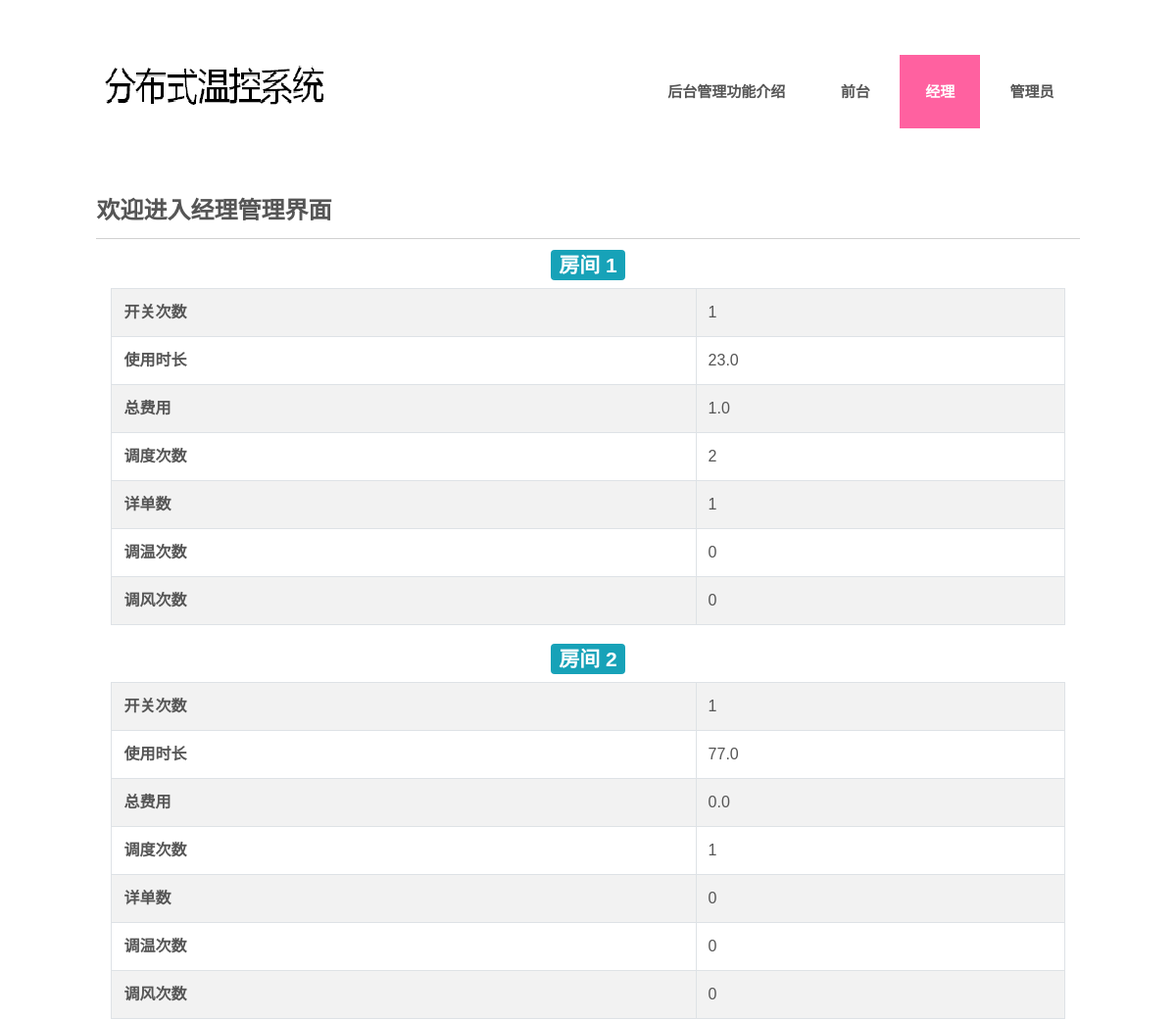
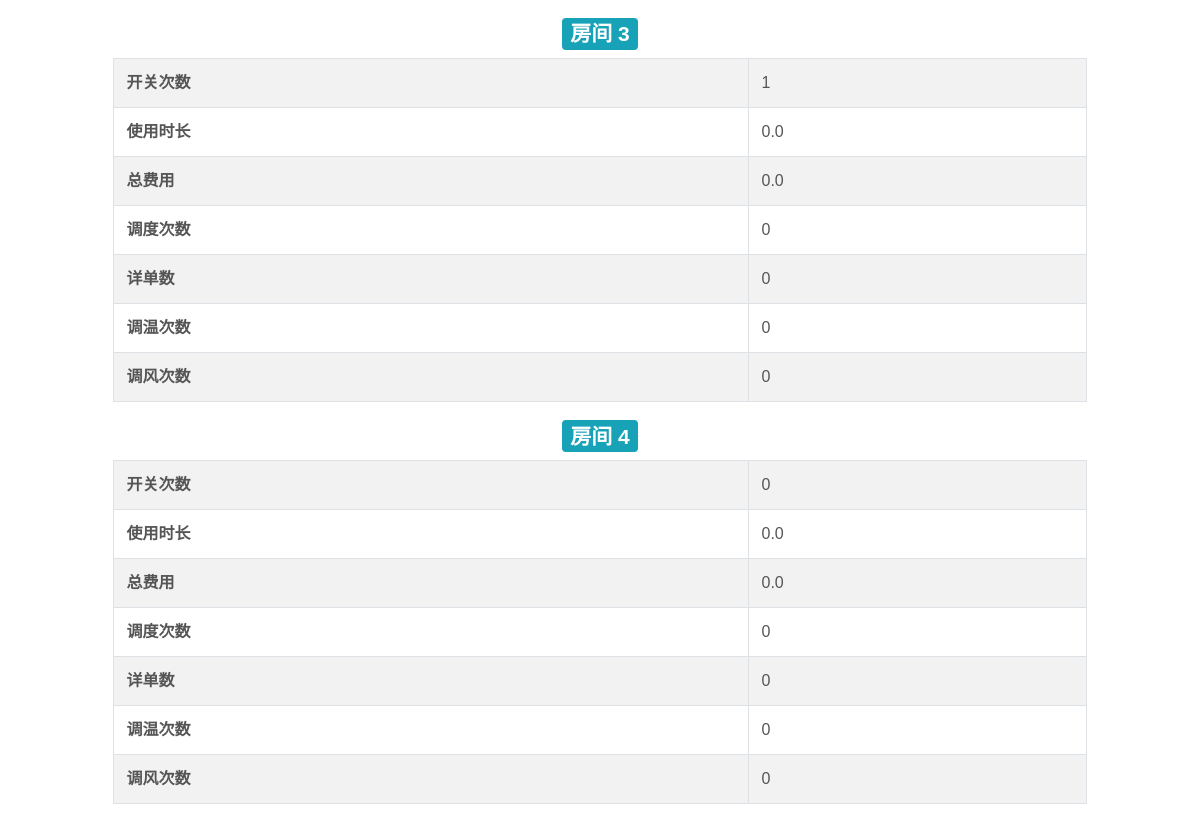
Before: /server/boss/ with the older database file (2 pictures, top to bottom).
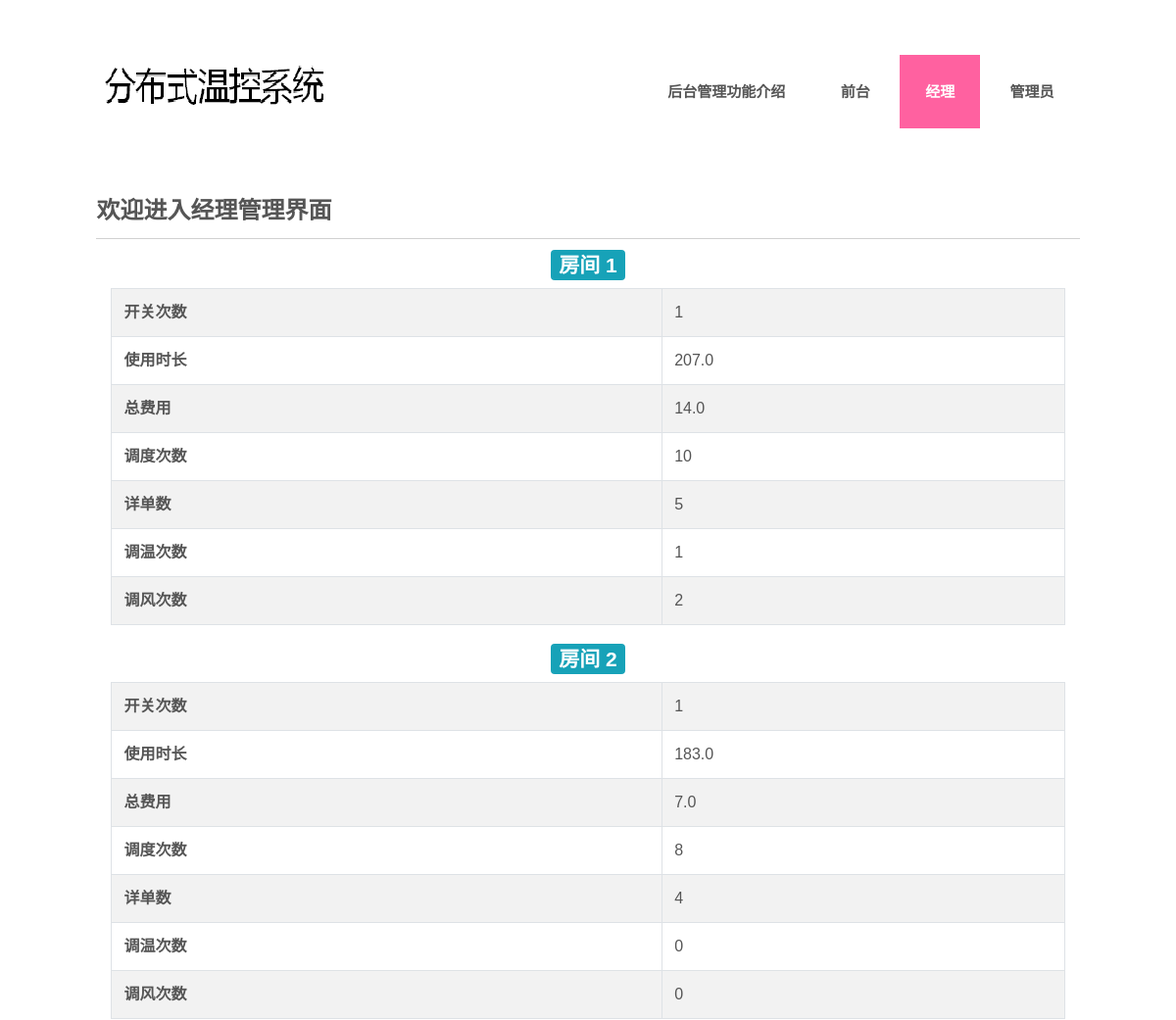
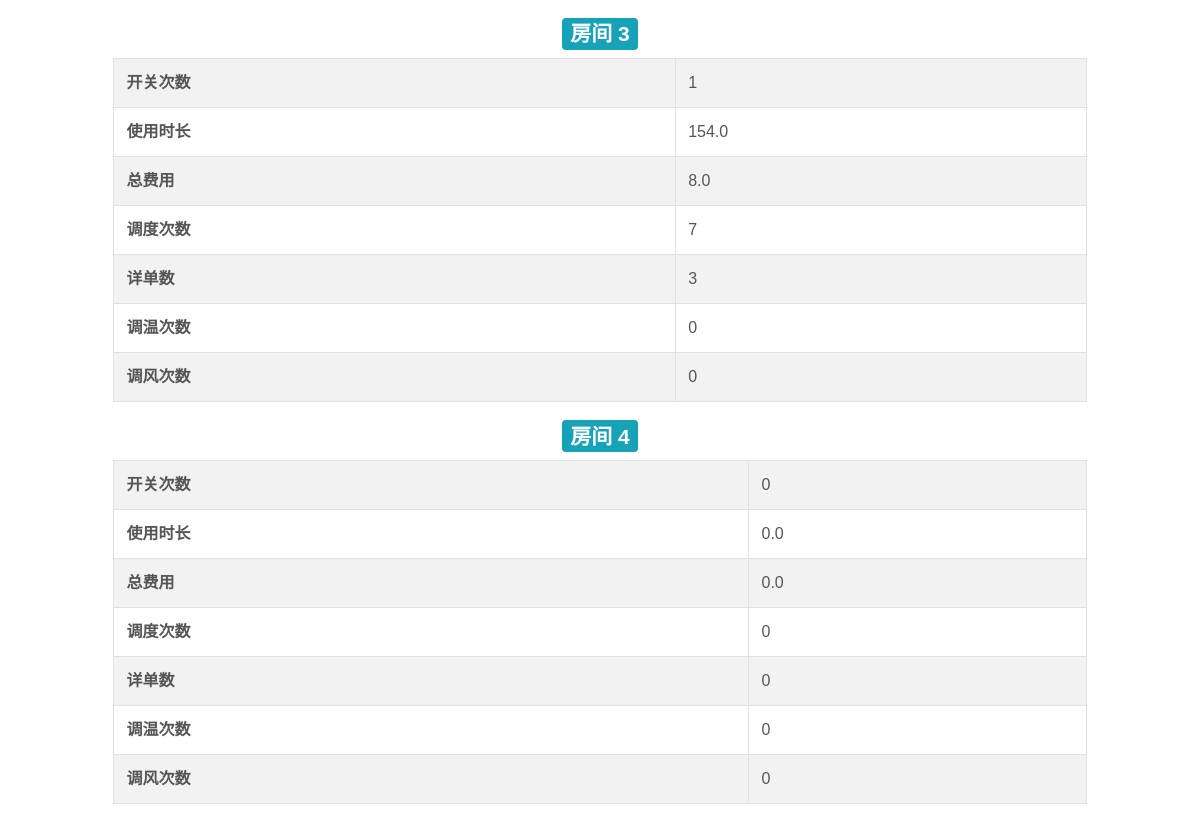
After: the same page with the newer database file (2 pictures, top to bottom).
### server/models.py (models this page shows)
class Report(models.Model):
    room = models.ForeignKey(Room, on_delete=models.CASCADE)
    times_of_on_and_off = models.IntegerField(default=0)
    serving_duration = models.FloatField(default=0)
    total_Fee = models.FloatField(default=0)
    times_of_dispatch = models.IntegerField(default=0)
    number_of_RDR = models.IntegerField(default=0)
    times_of_changeTemp = models.IntegerField(default=0)
    times_of_changeFanSpeed = models.IntegerField(default=0)

### server/views.py (the view)
# urls.py: path('boss/', views.boss, name='boss'),
def boss(request):
    report = Report.objects.all()
    return render(request, 'boss.html', {'report': report})

### templates/boss.html (shortened to what this page needs)
<!DOCTYPE HTML>
<html lang="en">
<head>
<link rel="stylesheet" href="https://cdn.staticfile.org/twitter-bootstrap/4.1.0/css/bootstrap.min.css">
<link href="/static/css/style.css" rel="stylesheet" type="text/css" media="all" />
</head>
<body>
<div class="wrap">
<div class="wrapper">
	<div class="header">
		<div class="logo">
			<a href="{% url 'index' %}"><img src="/static/images/logo.png" alt=""></a>
		</div>
		<div class="cssmenu">
			<ul>
			  	<li><a href="{% url 'index' %}">后台管理功能介绍</a></li>
				<li><a href="{% url 'reception' %}">前台</a></li>
				<li class="active"><a href="{% url 'boss' %}">经理</a></li>
				<li class="has-sub"><a href="{% url 'manager' %}">管理员</a></li>
			 </ul>
		</div>
	</div>
    <div class="main1">
        <div class="content">
        <h2>欢迎进入经理管理界面</h2>
        </div>
        <div class="container">
        {% for i in report %}
        <h3 style="text-align:center" id={{ i.room_id }}><span class="badge badge-info">房间 {{ i.room_id }}</span></h3>
        <table class="table table-striped table-bordered">
        <tr>
            <td><b>开关次数</b></td>
            <td>{{ i.times_of_on_and_off }}</td>
        </tr>
        <tr>
            <td><b>使用时长</b></td>
            <td>{{ i.serving_duration }}</td>
        </tr>
        <tr>
            <td><b>总费用</b></td>
            <td>{{ i.total_Fee }}</td>
        </tr>
        <tr>
            <td><b>调度次数</b></td>
            <td>{{ i.times_of_dispatch }}</td>
        </tr>
        <tr>
            <td><b>详单数</b></td>
            <td>{{ i.number_of_RDR }}</td>
        </tr>
        <tr>
            <td><b>调温次数</b></td>
            <td>{{ i.times_of_changeTemp }}</td>
        </tr>
        <tr>
            <td><b>调风次数</b></td>
            <td>{{ i.times_of_changeFanSpeed }}</td>
        </tr>
        </table>
        {% endfor %}
        </div>
    </div>
</div>
</div>
</body>
</html>

### server/static/css/style.css (style rules this page uses)
table { border-collapse:collapse;border-spacing:0; }
img { max-width:100%; }
body { font-family:trebuchet ms, arial, sans-serif; font-size: 100%; background: #ffffff; color:#555555; }
.wrap { margin:0 auto; width:80%; }
.wrapper { padding: 4% 6%; }
.header { display: block; }
.logo { float:left; }
.cssmenu { float: right; margin-top: 1%; }
.cssmenu > ul > li { display:inline-block; position: relative; }
.cssmenu > ul > li.active a { color:#ffffff; background-color:#FF61A0; }
.cssmenu > ul > li > a { font-weight:bold; color: #555555; display: block; font-size: 15px; line-height: 1.8em; padding: 24px 26px; text-transform: uppercase; -webkit-transition: all 0.3s ease-out; -moz-transition: all 0.3s ease-out; -ms-transition: all 0.3s ease-out; -o-transition: all 0.3s ease-out; transition: all 0.3s ease-out; }
.content h2 { font-weight:700; line-height: 1.5em; font-size: 1.5em; color: #555555; text-transform: uppercase; padding: 10px 0; border-bottom: 1px solid rgb(209, 209, 209); }
.main1 { margin: 4% 0 0; }
@media only screen and (max-width: 1280px) { .wrap { width:95%; } }

### templates/boss.html (style rules this page uses)
a:link { color:#000000; }

Changed rows visible on the page:
changed Report (number 1 of 4 on the later page): serving_duration "23.0" → "207.0"; total_Fee "1.0" → "14.0"; times_of_dispatch "2" → "10"; number_of_RDR "1" → "5"; times_of_changeTemp "0" → "1"; times_of_changeFanSpeed "0" → "2"
changed Report (number 2 of 4 on the later page): serving_duration "77.0" → "183.0"; total_Fee "0.0" → "7.0"; times_of_dispatch "1" → "8"; number_of_RDR "0" → "4"
changed Report (number 3 of 4 on the later page): serving_duration "0.0" → "154.0"; total_Fee "0.0" → "8.0"; times_of_dispatch "0" → "7"; number_of_RDR "0" → "3"
